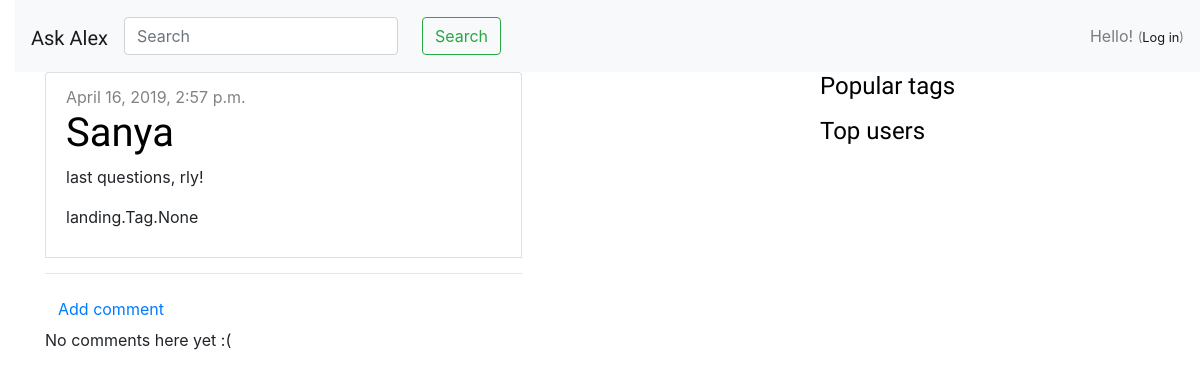
The app's page /post/8/, older data.
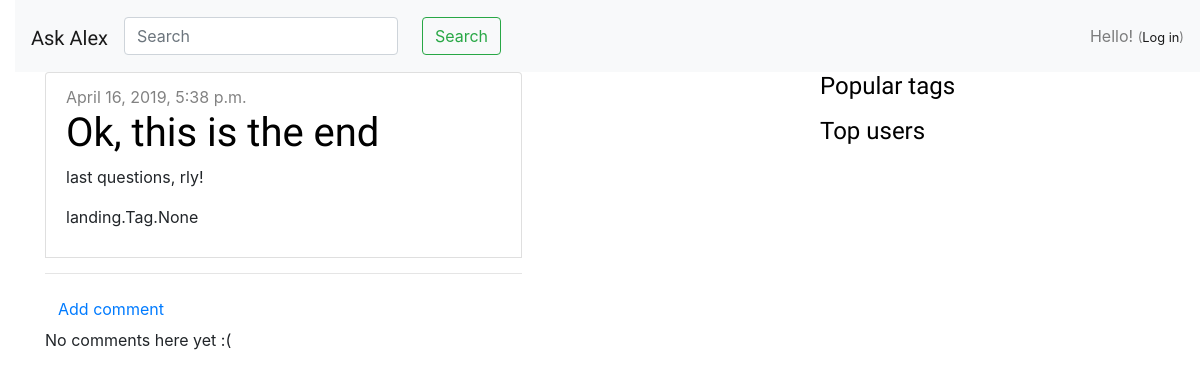
The same page, newer data.
### landing/models.py (models this page shows, shortened)
class Question(models.Model):
    author = models.ForeignKey(User, on_delete=models.CASCADE)
    title = models.CharField(max_length=200)
    text = models.TextField()
    likes = models.IntegerField(blank=True, null=True)
    dislikes = models.IntegerField(blank=True, null=True)
    created_date = models.DateTimeField(default=timezone.now)
    published_date = models.DateTimeField(blank=True, null=True)
    tags = models.ManyToManyField(Tag, blank=True)
    objects = QuestionManager()

### landing/views.py (the view)
# urls.py: path('post/<int:pk>/', views.post_detail, name='post_detail'),
def post_detail(request, pk):
    post = get_object_or_404(Question, pk=pk)
    return render(request, 'web/post_detail.html', {'post': post})

### landing/templates/web/post_detail.html (shortened to what this page needs)
{% extends "web/base.html" %}
{% block content %}
        <main role="main" class="container">
        <div class="row">
            <div class="col-8">
                      <li class="list-group-item">
                                  <div class="post">
                                    {% if post.published_date %}
                                        <div class="date">
                                            {{ post.published_date }}
                                        </div>
                                    {% endif %}
                                    <h1>{{ post.title }}</h1>
                                    <p>{{ post.text|linebreaksbr }}</p>
                                      <p>{{ post.tags }}</p>
                                  </div>
                          </li>
                            <hr>
                        <a class="btn btn-default" href="{% url 'add_comment' pk=post.pk %}">Add comment</a>
                        {% for comment in post.comments.all %}
                            {% if user.is_authenticated or comment.approved_comment %}
                            <div class="comment">
                                <div class="date">
                                    {{ comment.created_date }}
                                    {% if not comment.approved_comment %}
                                        <a class="btn btn-default" href="{% url 'comment_remove' pk=comment.pk %}"><button type="button" class="btn btn-danger">Delete</button></a>
                                    {% endif %}
                                </div>
                                <strong>{{ comment.author }}</strong>
                                <p>{{ comment.text|linebreaks }}</p>
                            </div>
                            {% endif %}
                        {% empty %}
                            <p>No comments here yet :(</p>
                        {% endfor %}
            </div>
        </div>
        </main>
{% endblock %}

Row changes from the older to the newer data that the page shows:
changed Question "last questions, rly!": published_date "April 16, 2019, 2:57 p.m." → "April 16, 2019, 5:38 p.m."; title "Sanya" → "Ok, this is the end"
